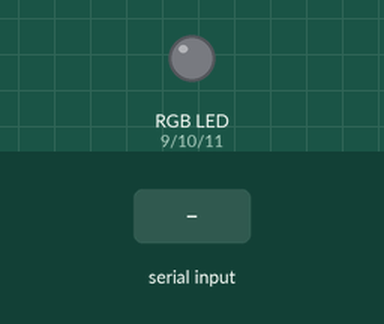
Simulated run of this sketch. Board: Arduino Uno, built with avr-gcc and run on an emulated ATmega328P. Parts: an RGB LED mixed from three pins (HIGH = lit). Inputs (shaded band) come from the test bench. Dim RGB values are drawn brighter than linear.

Above: at 1.2 s.
1.3 s: "C90\n" received over Serial
At 5.65 s:
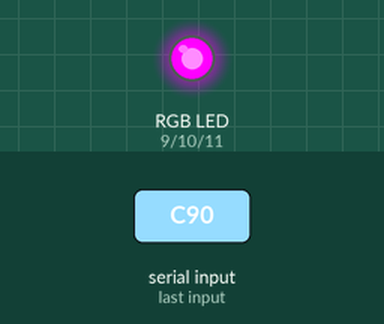
7.3 s: "C,45\n" received over Serial
At 12.26 s:
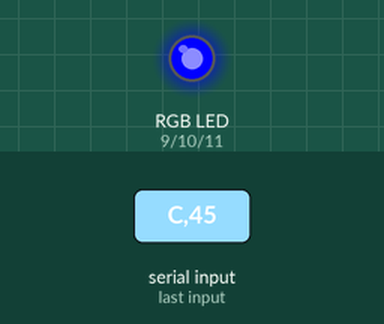
16.3 s: "X90\n" received over Serial
At 17.0 s:
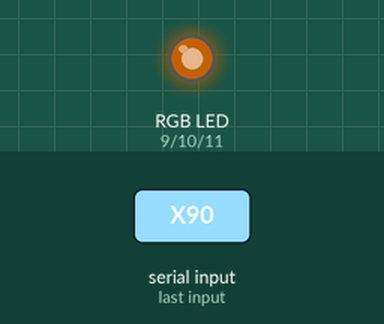
18.0 s: "O90\n" received over Serial
At 18.8 s:
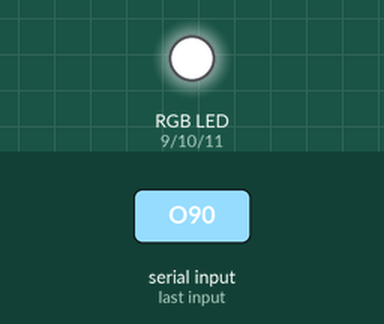
Timing chart, 0 to 22.0 s (numbered marks = the images above; inputs shaded):
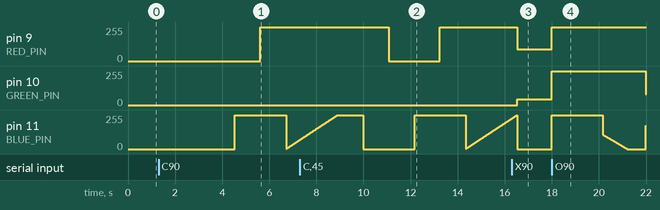

The sketch:

xmas.ino
```cpp
const int RED_PIN = 9;
const int GREEN_PIN = 10;
const int BLUE_PIN = 11;

//in percentages instead of rgb because I just copied a crossfade function that requires that
int RED[3] = {100, 0, 0};
int GREEN[3] = {0, 100, 0};
int BLUE[3] = {0, 0, 100};
int MAGENTA[3] = {100, 0, 100};
int YELLOW[3] = {100, 100, 0};
int PURPLE[3] = {50, 0, 50};
int WHITE[3] = {100, 100, 100};


char incomingByte = ' ';
String input_str = "";

void setup()
{
  pinMode(RED_PIN, OUTPUT);
  pinMode(GREEN_PIN, OUTPUT);
  pinMode(BLUE_PIN, OUTPUT);

  Serial.begin(9600);

}

void loop()
{
  int red;
  int green;
  int blue;

  if (Serial.available() > 0) {
    char incomingByte = Serial.read();
    if (incomingByte == 'X'){
      if (input_str[0] == 'G'){
        red = input_str.substring(1, 4).toInt();
        green = input_str.substring(5, 8).toInt();
        blue = input_str.substring(9).toInt();
        analogWrite(RED_PIN, red);
        analogWrite(BLUE_PIN, blue);
        analogWrite(GREEN_PIN, green);
        delay(1000);
        input_str = "";

      } else {
          //analogWrite(RED_PIN, 255);
          red = input_str.substring(0, 3).toInt();
          green = input_str.substring(4, 7).toInt();
          blue = input_str.substring(8).toInt();
          analogWrite(RED_PIN, red);
          analogWrite(BLUE_PIN, blue);
          analogWrite(GREEN_PIN, green);
          input_str = "";
      }
    } else if (incomingByte == 'C'){
       //it's a clockwise circle gesture
       crossFade(RED);
       crossFade(GREEN);
       crossFade(BLUE);
       crossFade(MAGENTA);
       crossFade(YELLOW);
       crossFade(PURPLE);
       crossFade(WHITE);

    } else if (incomingByte == 'O'){
      //counter clockwise gesture
       crossFade(WHITE);
       crossFade(PURPLE);
       crossFade(YELLOW);
       crossFade(MAGENTA);
       crossFade(BLUE);
       crossFade(GREEN);
       crossFade(RED);
    }
    else {
      input_str.concat(String(incomingByte));
    }
  }
}


/*
* Code for cross-fading 3 LEDs, red, green and blue (RGB)
* To create fades, you need to do two things:
*  1. Describe the colors you want to be displayed
*  2. List the order you want them to fade in
*
* DESCRIBING A COLOR:
* A color is just an array of three percentages, 0-100,
*  controlling the red, green and blue LEDs
*
* Red is the red LED at full, blue and green off
*   int red = { 100, 0, 0 }
* Dim white is all three LEDs at 30%
*   int dimWhite = {30, 30, 30}
* etc.
*
* Some common colors are provided below, or make your own
*
* LISTING THE ORDER:
* In the main part of the program, you need to list the order
*  you want to colors to appear in, e.g.
*  crossFade(red);
*  crossFade(green);
*  crossFade(blue);
*
* Those colors will appear in that order, fading out of
*    one color and into the next
*
* In addition, there are 5 optional settings you can adjust:
* 1. The initial color is set to black (so the first color fades in), but
*    you can set the initial color to be any other color
* 2. The internal loop runs for 1020 interations; the 'wait' variable
*    sets the approximate duration of a single crossfade. In theory,
*    a 'wait' of 10 ms should make a crossFade of ~10 seconds. In
*    practice, the other functions the code is performing slow this
*    down to ~11 seconds on my board. YMMV.
* 3. If 'repeat' is set to 0, the program will loop indefinitely.
*    if it is set to a number, it will loop that number of times,
*    then stop on the last color in the sequence. (Set 'return' to 1,
*    and make the last color black if you want it to fade out at the end.)
* 4. There is an optional 'hold' variable, which pasues the
*    program for 'hold' milliseconds when a color is complete,
*    but before the next color starts.
* 5. Set the DEBUG flag to 1 if you want debugging output to be
*    sent to the serial monitor.
*
*    The internals of the program aren't complicated, but they
*    are a little fussy -- the inner workings are explained
*    below the main loop.
*
* April 2007, Clay Shirky <clay.shirky@nyu.edu>
*/

// Color arrays
int black[3]  = { 0, 0, 0 };
int white[3]  = { 100, 100, 100 };
int red[3]    = { 100, 0, 0 };
int green[3]  = { 0, 100, 0 };
int blue[3]   = { 0, 0, 100 };
int yellow[3] = { 40, 95, 0 };
int dimWhite[3] = { 30, 30, 30 };
// etc.

// Set initial color
int redVal = black[0];
int grnVal = black[1];
int bluVal = black[2];

int wait = 1;   // 10ms internal crossFade delay; increase for slower fades
int hold = 0;       // Optional hold when a color is complete, before the next crossFade
int DEBUG = 1;      // DEBUG counter; if set to 1, will write values back via serial
int loopCount = 60; // How often should DEBUG report?

// Initialize color variables
int prevR = redVal;
int prevG = grnVal;
int prevB = bluVal;


/* BELOW THIS LINE IS THE MATH -- YOU SHOULDN'T NEED TO CHANGE THIS FOR THE BASICS
*
* The program works like this:
* Imagine a crossfade that moves the red LED from 0-10,
*   the green from 0-5, and the blue from 10 to 7, in
*   ten steps.
*   We'd want to count the 10 steps and increase or
*   decrease color values in evenly stepped increments.
*   Imagine a + indicates raising a value by 1, and a -
*   equals lowering it. Our 10 step fade would look like:
*
*   1 2 3 4 5 6 7 8 9 10
* R + + + + + + + + + +
* G   +   +   +   +   +
* B     -     -     -
*
* The red rises from 0 to 10 in ten steps, the green from
* 0-5 in 5 steps, and the blue falls from 10 to 7 in three steps.
*
* In the real program, the color percentages are converted to
* 0-255 values, and there are 1020 steps (255*4).
*
* To figure out how big a step there should be between one up- or
* down-tick of one of the LED values, we call calculateStep(),
* which calculates the absolute gap between the start and end values,
* and then divides that gap by 1020 to determine the size of the step
* between adjustments in the value.
*/

int calculateStep(int prevValue, int endValue) {
  int step = endValue - prevValue; // What's the overall gap?
  if (step) {                      // If its non-zero,
    step = 1020/step;              //   divide by 1020
  }
  return step;
}

/* The next function is calculateVal. When the loop value, i,
*  reaches the step size appropriate for one of the
*  colors, it increases or decreases the value of that color by 1.
*  (R, G, and B are each calculated separately.)
*/

int calculateVal(int step, int val, int i) {

  if ((step) && i % step == 0) { // If step is non-zero and its time to change a value,
    if (step > 0) {              //   increment the value if step is positive...
      val += 1;
    }
    else if (step < 0) {         //   ...or decrement it if step is negative
      val -= 1;
    }
  }
  // Defensive driving: make sure val stays in the range 0-255
  if (val > 255) {
    val = 255;
  }
  else if (val < 0) {
    val = 0;
  }
  return val;
}

/* crossFade() converts the percentage colors to a
*  0-255 range, then loops 1020 times, checking to see if
*  the value needs to be updated each time, then writing
*  the color values to the correct pins.
*/

void crossFade(int color[3]) {
  // Convert to 0-255
  int R = (color[0] * 255) / 100;
  int G = (color[1] * 255) / 100;
  int B = (color[2] * 255) / 100;

  int stepR = calculateStep(prevR, R);
  int stepG = calculateStep(prevG, G);
  int stepB = calculateStep(prevB, B);

  for (int i = 0; i <= 1020; i++) {
    redVal = calculateVal(stepR, redVal, i);
    grnVal = calculateVal(stepG, grnVal, i);
    bluVal = calculateVal(stepB, bluVal, i);

    analogWrite(RED_PIN, redVal);   // Write current values to LED pins
    analogWrite(GREEN_PIN, grnVal);
    analogWrite(BLUE_PIN, bluVal);

    delay(wait); // Pause for 'wait' milliseconds before resuming the loop

  }
  // Update current values for next loop
  prevR = redVal;
  prevG = grnVal;
  prevB = bluVal;
  delay(hold); // Pause for optional 'wait' milliseconds before resuming the loop
}
```

Measured:
- after the input at 1.3 s, pin 9 (RED_PIN): 0/255 → 255/255 after 4.3 s
- after the input at 7.3 s, pin 9 (RED_PIN): 255/255 → 0/255 after 3.8 s, → 255/255 2.2 s later; pin 10 (GREEN_PIN): stays 0/255 (without the input it goes to 255/255 after 1.6 s)
- after the input at 16.3 s, pin 9 (RED_PIN): 255/255 → 90/255 after 0.24 s; pin 10 (GREEN_PIN): 0/255 → 45/255 after 0.24 s
- after the input at 18.0 s, pin 9 (RED_PIN): 90/255 → 255/255 at once; pin 10 (GREEN_PIN): 45/255 → 255/255 at once, → 82/255 4.0 s later
- by itself, pin 11 (BLUE_PIN): ramps from 0/255 to 255/255 and jumps back, once every 4.3 s
